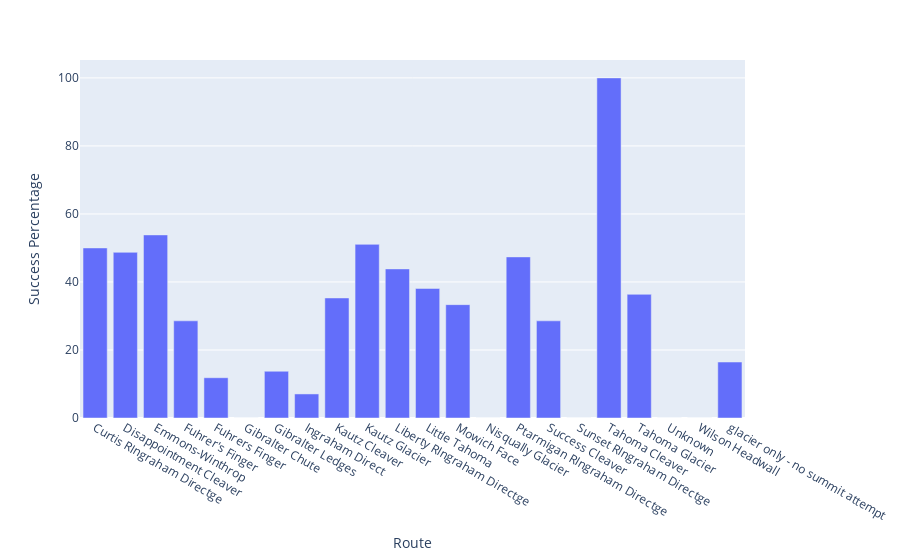

Here is the notebook cell this chart was saved with:
### Code cell
# Visualize % succeess rate per route
success_rate_data = pd.merge(attempts_data, succeded_data, how="left", on=["Route"])
success_rate_data["Success Percentage"] = (success_rate_data.Succeeded / success_rate_data.Attempted * 100)
#success_rate_data.head(10)

import plotly.express as px
fig = px.bar(success_rate_data, x = "Route", y = "Success Percentage")
fig.show()

### Figure 1 — Plotly figure (JSON) as saved in the notebook; plotly's stock layout.template omitted (floating-point values rounded to 4 significant figures)
{"data": [{"alignmentgroup": "True", "hovertemplate": "Route=%{x}<br>Success Percentage=%{y}<extra></extra>", "legendgroup": "", "marker": {"color": "#636efa"}, "name": "", "offsetgroup": "", "orientation": "v", "showlegend": false, "textposition": "auto", "type": "bar", "x": ["Curtis RIngraham Directge", "Disappointment Cleaver", "Emmons-Winthrop", "Fuhrer's Finger", "Fuhrers Finger", "Gibralter Chute", "Gibralter Ledges", "Ingraham Direct", "Kautz Cleaver", "Kautz Glacier", "Liberty RIngraham Directge", "Little Tahoma", "Mowich Face", "Nisqually Glacier", "Ptarmigan RIngraham Directge", "Success Cleaver", "Sunset RIngraham Directge", "Tahoma Cleaver", "Tahoma Glacier", "Unknown", "Wilson Headwall", "glacier only - no summit attempt"], "xaxis": "x", "y": [50, 48.71, 53.83, 28.57, 11.84, 0, 13.75, 7.071, 35.29, 51.05, 43.84, 38.1, 33.33, 0, 47.37, 28.57, 0, 100, 36.36, 0, 0, 16.46], "yaxis": "y"}], "layout": {"autosize": true, "barmode": "relative", "legend": {"tracegroupgap": 0}, "margin": {"t": 60}, "xaxis": {"anchor": "y", "autorange": true, "domain": [0, 1], "range": [-0.5, 21.5], "title": {"text": "Route"}, "type": "category"}, "yaxis": {"anchor": "x", "autorange": true, "domain": [0, 1], "range": [0, 105.3], "title": {"text": "Success Percentage"}, "type": "linear"}}}
